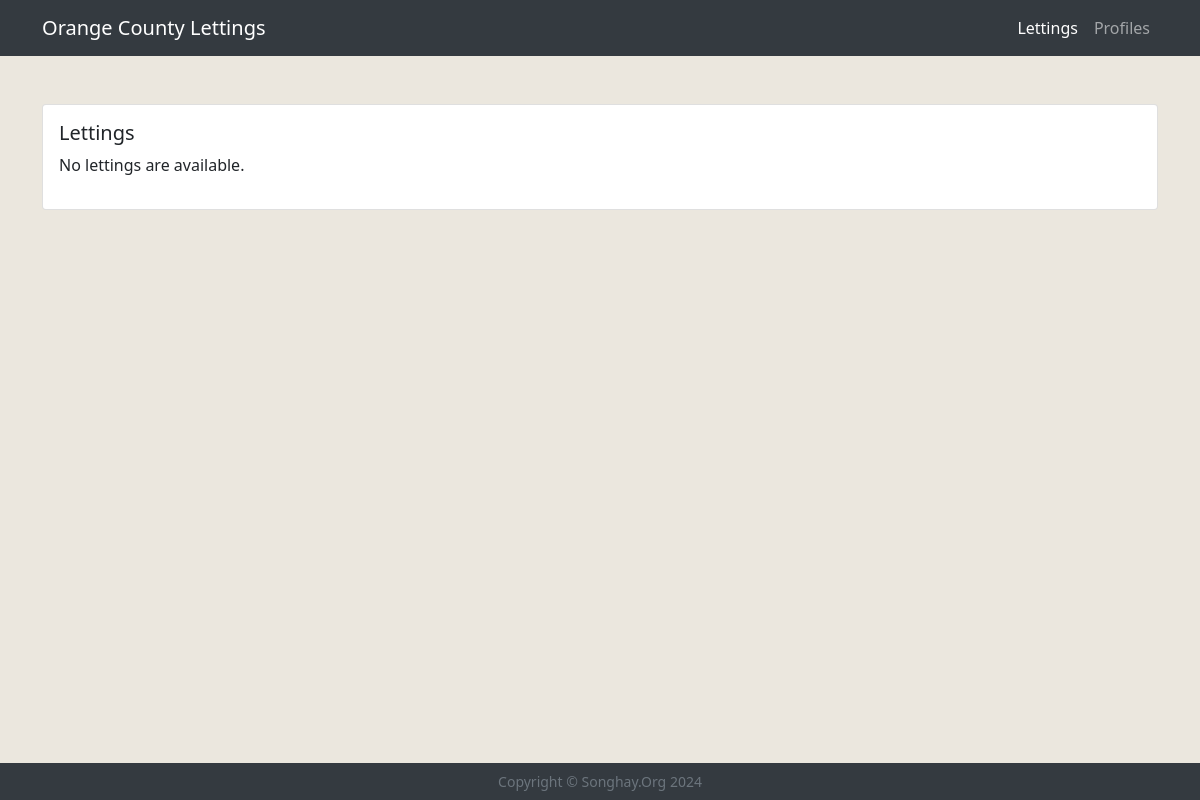
The app's page /lettings/, older data.
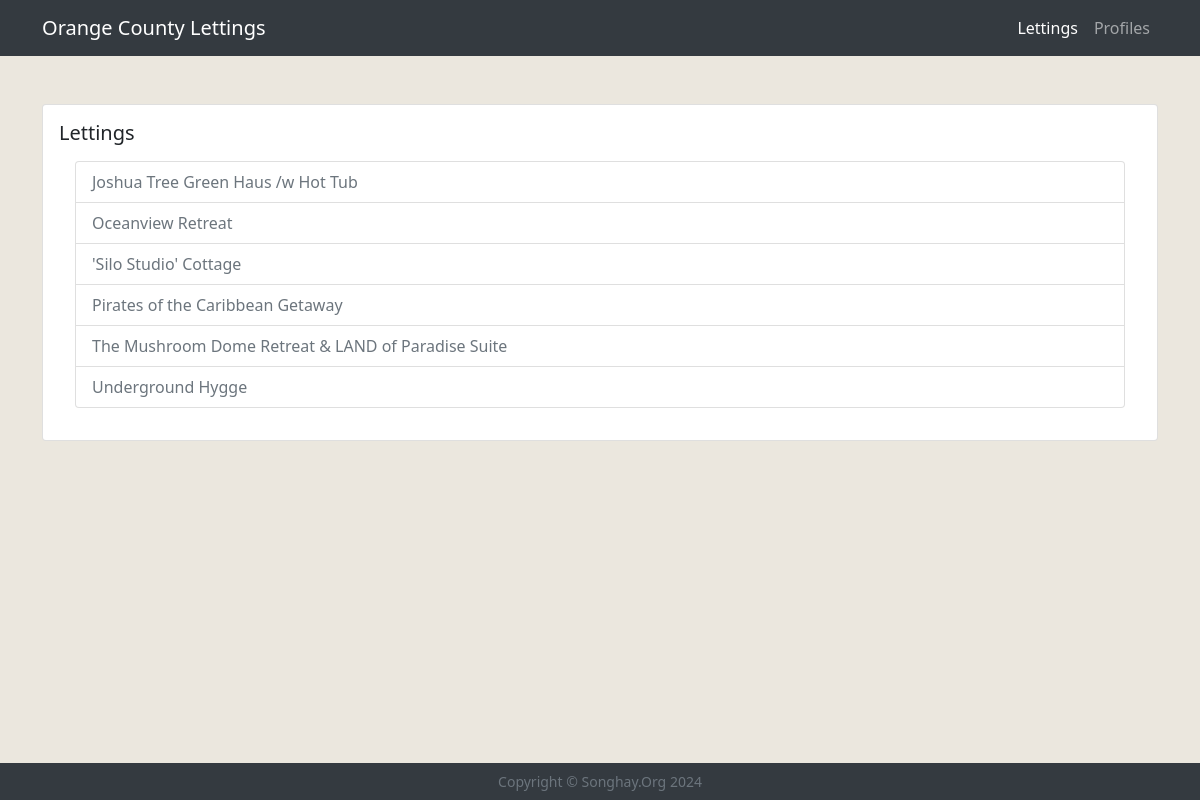
The same page, newer data.
### lettings/models.py (models this page shows, shortened)
class Letting(models.Model):
    objects = None
    title = models.CharField(max_length=256)
    address = models.OneToOneField(Address, on_delete=models.CASCADE)

### lettings/views.py (the view)
# urls.py: path('lettings/', views.index, name='lettings_index'),
def index(request):
    lettings_list = Letting.objects.all()
    context = {'lettings_list': lettings_list,
               'link_name': 'lettings_page',
               }
    return render(request, 'lettings/index.html', context)

### lettings/templates/lettings/index.html (shortened to what this page needs)
{% extends 'base.html' %}
{% block content %}
<div class="card mt-5">
     <div class="card-body">
         <h5 class="card-title">Lettings</h5>
        {% if lettings_list %}
            <ul class="m-3 list-group">
            {% for letting in lettings_list %}
                <li class="list-group-item">
                    <a class="link-list" href="{% url 'letting' letting_id=letting.id %}">
                        {{ letting.title }}
                    </a>
                </li>
            {% endfor %}
            </ul>
        {% else %}
            <p>No lettings are available.</p>
        {% endif %}
     </div>
</div>
{% endblock %}

### templates/base.html (shortened to what this page needs)
{% load static %}
<html lang="en" >
<head>
  <link href="https://www.jqueryscript.net/css/jquerysctipttop.css" rel="stylesheet" type="text/css">
  <link href=" {% static 'vendor/bootstrap/v5/css/bootstrap.min.css' %}" rel="stylesheet">
  <link href="{% static 'css/style.css' %}" rel="stylesheet">
</head>
 <body class="d-flex flex-column h-100">
	 {% include 'navbar.html' %}
	<main class="flex-shrink-0">
		<div class="container-md">
			{% block content %}
			{% endblock content %}
		</div>
	</main>
	 <footer class="footer mt-auto py-2 bg-dark">
	  <div class="container">
		<p class="m-0 text-center small text-white text-muted">Copyright &copy; Songhay.Org {% now "Y" %}</p>
	  </div>
	</footer>
</body>
</html>

### templates/navbar.html (shortened to what this page needs)
	<nav class="navbar navbar-expand-lg navbar-dark fixed-top bg-dark">
	  <div class="container ">
		<a class="navbar-brand" href="/">
			<span class="letter-spacing-sm"><span class="">O</span>range County Lettings</span>
		</a>
		<div class="collapse navbar-collapse" id="navbarResponsive">
		  <ul class="navbar-nav ml-auto">
			    <li class="nav-item">
					<a class="nav-link {% if link_name == 'lettings_page' %} active {% endif%}"
					   href="{% url 'lettings_index' %}">Lettings</a>
				</li>
			    <li class="nav-item">
					<a class="nav-link {% if link_name == 'profiles_page' %} active {% endif%}"
					   href="{% url 'profiles_index' %}">Profiles</a>
				</li>
		  </ul>
		</div>
	  </div>
	 </nav>

### static/css/style.css (style rules this page uses)
body { padding-top: 56px; background: #EBE7DE; }
.bg-dark { background-color: #343a40!important; }
.ml-auto { margin-left: auto!important; }
.link-list { color: #6c757d; text-decoration: none; }

Row changes from the older to the newer data that the page shows:
added Letting: title "Joshua Tree Green Haus /w Hot Tub"
added Letting: title "Oceanview Retreat"
added Letting: title "'Silo Studio' Cottage"
added Letting: title "Pirates of the Caribbean Getaway"
added Letting: title "The Mushroom Dome Retreat & LAND of Paradise Suite"
added Letting: title "Underground Hygge"
Text that changed along with them:
text no longer shown: "No lettings are available."
